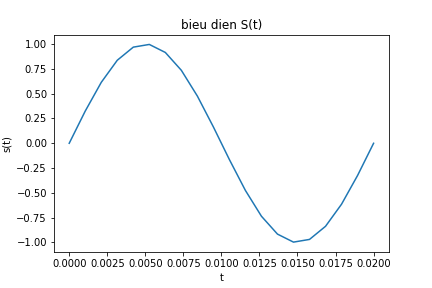

This chart was generated by the following Python code:
# -*- coding: utf-8 -*-
"""
Created on Fri Nov 22 22:32:47 2019

@author: admin
"""

import numpy as np
import matplotlib.pyplot as plt

f = 50
fs = 1000
A = 1
N = 1
T = 1.0/float(f)
a=(N*T)/(1.0/float(fs))
c=int(a)
t = np.linspace(0,N*T,c)
s = A*np.sin(2*np.pi*f*t)
plt.plot(t,s)
plt.xlabel('t')
plt.ylabel('s(t)')
plt.title('bieu dien S(t)')
plt.show
plt.savefig('b1-a.png')






